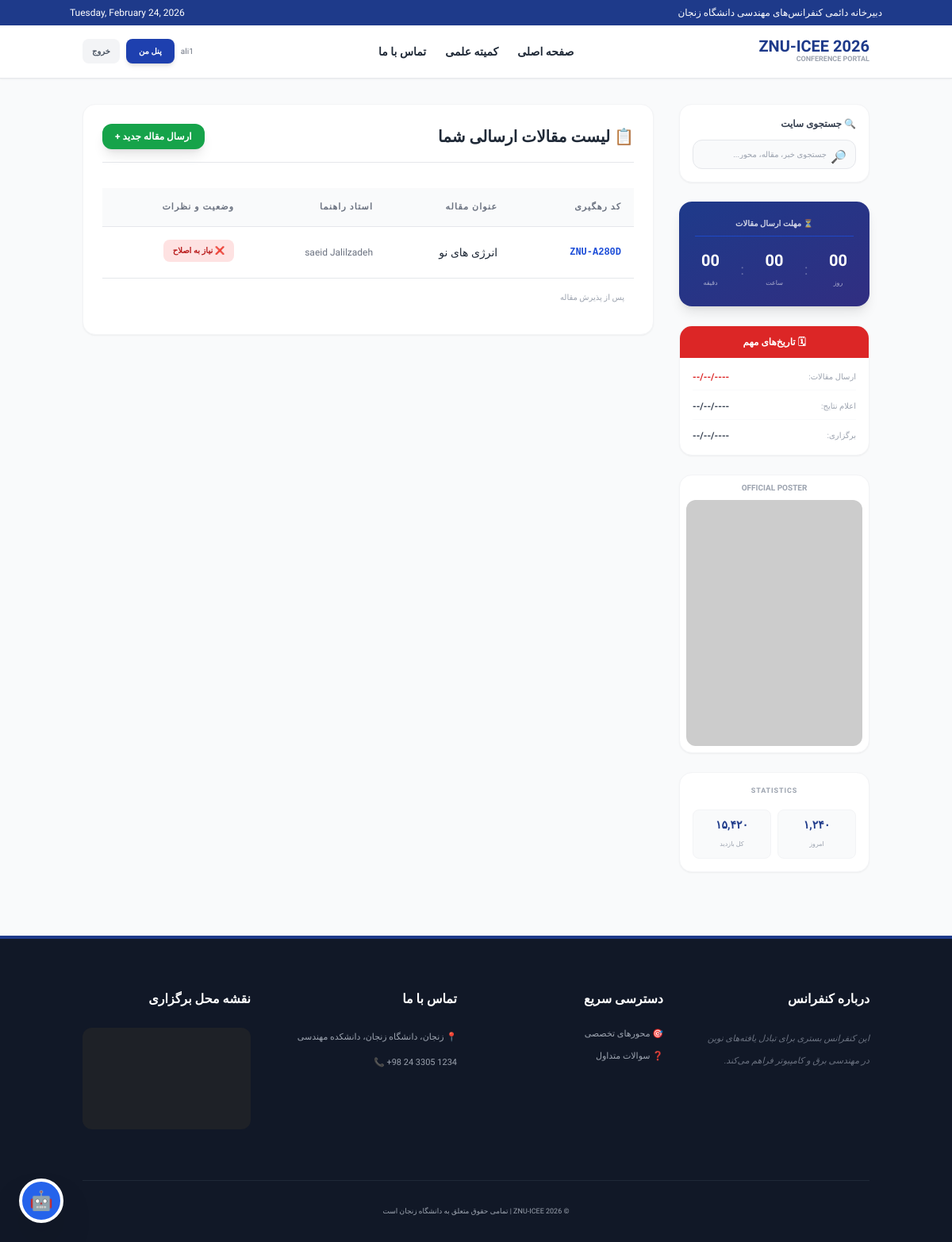
Page /dashboard/ (signed in) on the committed database.
### core/models.py (models this page shows, shortened)
class Article(models.Model):
    STATUS_CHOICES = [
        ('pending', 'در حال بررسی'),
        ('revised', 'نیاز به اصلاح'),
        ('accepted', 'پذیرفته شده'),
        ('rejected', 'مردود'),
    ]
    title = models.CharField(max_length=255)
    student = models.ForeignKey(Student, on_delete=models.CASCADE, related_name='articles')
    advisor = models.ForeignKey(Professor, on_delete=models.SET_NULL, null=True, related_name='advised_articles')
    file = models.FileField(upload_to='articles/')
    status = models.CharField(
        max_length=20,
        choices=[('pending', 'در حال داوری'), ('accepted', 'پذیرفته شده'), ('rejected', 'نیاز به اصلاح')],
        default='pending'
    )
    professor_comment = models.TextField(verbose_name="نظر استاد", blank=True, null=True)
    uploaded_at = models.DateTimeField(auto_now_add=True)
    tracking_code = models.CharField(
        max_length=12,
        unique=True,
        editable=False,
        verbose_name="کد رهگیری",
        null=True, # این را اضافه کن
        blank=True # این را اضافه کن
    )

class Professor(models.Model):
    RANK_CHOICES = [
        ('prof', 'استاد تمام'),
        ('assoc_prof', 'دانشیار'),
        ('assist_prof', 'استادیار'),
        ('lecturer', 'مربی'),
    ]
    user = models.OneToOneField(User, on_delete=models.CASCADE, related_name='professor_profile')
    rank = models.CharField(max_length=20, choices=RANK_CHOICES, verbose_name="رتبه علمی", default='assist_prof')
    university = models.CharField(max_length=200, verbose_name="دانشگاه", blank=True)
    is_scientific_committee = models.BooleanField(default=False, verbose_name="عضو کمیته علمی")
    expertise = models.CharField(max_length=200, verbose_name="تخصص")
    bio = models.TextField(verbose_name="بیوگرافی", blank=True)
    image = models.ImageField(upload_to='professors/', null=True, blank=True)

### core/views.py (the view)
# urls.py: path('dashboard/', views.dashboard, name='dashboard'),
@login_required
def dashboard(request):
    if request.user.is_superuser:
        return redirect('/admin/')
    if hasattr(request.user, 'professor_profile'):
        professor = request.user.professor_profile
        articles = Article.objects.filter(advisor=professor)
        return render(request, 'core/professor_dashboard.html', {'articles': articles})
    elif hasattr(request.user, 'student_profile'):
        student = request.user.student_profile
        articles = Article.objects.filter(student=student)
        return render(request, 'core/student_dashboard.html', {'articles': articles})
    return render(request, 'core/home.html', {'msg': 'پروفایل شما تکمیل نشده است.'})

### core/templates/core/student_dashboard.html (shortened to what this page needs)
{% extends 'base.html' %}
{% block content %}
<div class="bg-white p-6 rounded-2xl shadow-sm border border-gray-100">
    <div class="flex justify-between items-center mb-8 pb-4 border-b">
        <h2 class="text-xl font-bold text-gray-800">📋 لیست مقالات ارسالی شما</h2>
        <a href="{% url 'upload_article' %}" class="bg-green-600 text-white px-4 py-2 rounded-xl text-xs font-bold hover:bg-green-700 transition shadow-lg">
            ارسال مقاله جدید +
        </a>
    </div>
    <div class="overflow-x-auto">
        <table class="w-full text-right">
            <thead>
                <tr class="bg-gray-50 text-gray-500 text-[11px] uppercase tracking-widest">
                    <th class="p-4 border-b font-black">کد رهگیری</th>
                    <th class="p-4 border-b font-black">عنوان مقاله</th>
                    <th class="p-4 border-b font-black">استاد راهنما</th>
                    <th class="p-4 border-b font-black">وضعیت و نظرات</th>
                </tr>
            </thead>
            <tbody class="text-sm">
                {% for art in articles %}
                <tr class="border-b last:border-0 hover:bg-blue-50/30 transition">
                    <td class="p-4 font-mono font-bold text-blue-700 text-xs">{{ art.tracking_code|default:"---" }}</td>
                    <td class="p-4 font-medium text-gray-800">{{ art.title }}</td>
                    <td class="p-4 text-gray-500 text-xs">{{ art.advisor.user.get_full_name }}</td>
                    <td class="p-4">
                        {% if art.status == 'accepted' %}
                            <div class="bg-green-100 text-green-700 px-3 py-1 rounded-lg text-[10px] font-bold inline-block mb-1">✅ پذیرفته شده</div>
                        {% elif art.status == 'rejected' %}
                            <div class="bg-red-100 text-red-700 px-3 py-1 rounded-lg text-[10px] font-bold inline-block mb-1">❌ نیاز به اصلاح</div>
                        {% else %}
                            <div class="bg-yellow-100 text-yellow-700 px-3 py-1 rounded-lg text-[10px] font-bold inline-block mb-1">⏳ در حال داوری</div>
                        {% endif %}
                    </td>
                </tr>
                {% endfor %}
                <td class="p-3">
                    {% if art.payment %}
                        {% if art.payment.status == 'verified' %}
                            <span class="text-green-600 font-bold text-xs">✅ پرداخت تایید شد</span>
                        {% elif art.payment.status == 'pending' %}
                            <span class="text-orange-500 font-bold text-xs">⏳ در انتظار تایید</span>
                        {% else %}
                            <span class="text-red-500 font-bold text-xs">❌ رد شده (دوباره آپلود کنید)</span>
                            <a href="{% url 'upload_receipt' art.id %}" class="text-blue-600 underline text-[10px]">آپلود مجدد</a>
                        {% endif %}
                    {% else %}
                        {% if art.status == 'accepted' %}
                            <a href="{% url 'upload_receipt' art.id %}" class="bg-blue-600 text-white px-3 py-1 rounded-lg text-[10px] shadow-md">💳 پرداخت هزینه</a>
                        {% else %}
                            <span class="text-gray-400 text-[10px]">پس از پذیرش مقاله</span>
                        {% endif %}
                    {% endif %}
                </td>
            </tbody>
        </table>
    </div>
</div>
{% endblock %}

### core/templates/base.html (shortened to what this page needs)
<!DOCTYPE html>
<html lang="fa" dir="rtl">
<head>
    <script src="https://cdn.tailwindcss.com"></script>
    <link rel="stylesheet" href="https://cdn.jsdelivr.net/npm/swiper@11/swiper-bundle.min.css" />
</head>
<body class="bg-gray-50 text-gray-800">
    <div class="bg-blue-900 text-white py-2 px-4 text-[10px] md:text-xs">
        <div class="container mx-auto flex justify-between items-center">
            <div>دبیرخانه دائمی کنفرانس‌های مهندسی دانشگاه زنجان</div>
            <div dir="ltr">{% now "l, F d, Y" %}</div>
        </div>
    </div>
    <header class="bg-white shadow-sm border-b sticky top-0 z-50">
        <div class="container mx-auto p-4 flex justify-between items-center">
            <div class="flex items-center gap-4">
                <div class="flex flex-col">
                    <h1 class="text-xl font-black text-blue-900 leading-none">ZNU-ICEE 2026</h1>
                    <span class="text-[9px] text-gray-400 font-bold uppercase">Conference Portal</span>
                </div>
            </div>
            <nav id="nav-menu" class="hidden md:flex gap-6 text-sm font-bold">
                <a href="{% url 'home' %}" class="hover:text-blue-700 transition">صفحه اصلی</a>
                <a href="{% url 'scientific_committee' %}" class="hover:text-blue-700 transition">کمیته علمی</a>
                <a href="{% url 'contact_us' %}" class="hover:text-blue-700 transition">تماس با ما</a>
            </nav>
            <div class="flex items-center gap-4">
                {% if user.is_authenticated %}
                    <div class="flex items-center gap-2">
                        <span class="text-[10px] text-gray-500 hidden lg:inline">{{ user.username }}</span>
                        <a href="{% url 'dashboard' %}" class="bg-blue-800 text-white px-4 py-2 rounded-lg text-[10px] font-bold shadow-md hover:bg-blue-900 transition">پنل من</a>
                        <form action="{% url 'logout' %}" method="post" class="m-0">
                            <button type="submit" class="bg-gray-100 text-gray-600 px-3 py-2 rounded-lg text-[10px] font-bold hover:bg-red-50 hover:text-red-600 transition">خروج</button>
                        </form>
                    </div>
                {% else %}
                    <a href="{% url 'login' %}" class="bg-blue-900 text-white px-6 py-2 rounded-lg text-xs font-bold hover:bg-blue-800 transition shadow-md">ورود به سامانه</a>
                {% endif %}
            </div>
        </div>
    </header>
    <div class="container mx-auto my-8 px-4 flex flex-wrap lg:flex-nowrap gap-8">
        <aside class="w-full lg:w-1/4 space-y-6">
            <div class="bg-white rounded-2xl shadow-sm border border-gray-100 p-4">
                <h3 class="text-xs font-bold text-gray-700 mb-3 flex items-center gap-2">🔍 جستجوی سایت</h3>
                <form action="{% url 'global_search' %}" method="get" class="relative">
                    <input type="text" name="q" placeholder="جستجوی خبر، مقاله، محور..." class="w-full p-2.5 pr-9 text-[10px] border border-gray-200 rounded-xl focus:outline-none focus:ring-2 focus:ring-blue-500 transition-all bg-gray-50">
                    <button type="submit" class="absolute right-3 top-2.5 text-gray-400">🔎</button>
                </form>
            </div>
            <div class="bg-gradient-to-br from-blue-900 to-indigo-900 rounded-2xl shadow-lg p-5 text-white">
                <h3 class="text-center text-[10px] font-bold mb-4 border-b border-blue-700 pb-2 opacity-80">⏳ مهلت ارسال مقالات</h3>
                <div id="countdown" class="flex justify-between items-center px-2">
                    <div class="text-center"><span id="days" class="text-xl font-black block">00</span><span class="text-[8px] opacity-60">روز</span></div>
                    <div class="text-lg opacity-30">:</div>
                    <div class="text-center"><span id="hours" class="text-xl font-black block">00</span><span class="text-[8px] opacity-60">ساعت</span></div>
                    <div class="text-lg opacity-30">:</div>
                    <div class="text-center"><span id="minutes" class="text-xl font-black block">00</span><span class="text-[8px] opacity-60">دقیقه</span></div>
                </div>
            </div>
            <div class="bg-white rounded-2xl shadow-sm border border-gray-100 overflow-hidden">
                <div class="bg-red-600 p-3 text-white text-xs font-bold text-center">🗓 تاریخ‌های مهم</div>
                <div class="p-4 space-y-3">
                    <div class="flex justify-between items-center border-b border-gray-50 pb-2">
                        <span class="text-[10px] text-gray-400">ارسال مقالات:</span>
                        <span class="text-xs font-bold text-red-600">{{ conference.submission_deadline|date:"Y/m/d"|default:"----/--/--" }}</span>
                    </div>
                    <div class="flex justify-between items-center border-b border-gray-50 pb-2">
                        <span class="text-[10px] text-gray-400">اعلام نتایج:</span>
                        <span class="text-xs font-bold text-gray-700">{{ conference.acceptance_notification|date:"Y/m/d"|default:"----/--/--" }}</span>
                    </div>
                    <div class="flex justify-between items-center">
                        <span class="text-[10px] text-gray-400">برگزاری:</span>
                        <span class="text-xs font-bold text-gray-700">{{ conference.hold_date|date:"Y/m/d"|default:"----/--/--" }}</span>
                    </div>
                </div>
            </div>
            <div class="bg-white p-2 rounded-2xl shadow-sm border border-gray-100">
                <p class="text-[10px] font-bold text-center text-gray-400 mb-2">OFFICIAL POSTER</p>
                <img src="https://via.placeholder.com/300x420" class="w-full h-auto rounded-xl hover:brightness-110 transition cursor-pointer" alt="Poster">
            </div>
            <div class="bg-white rounded-2xl border border-gray-100 p-4 text-center shadow-sm">
                <h3 class="text-[9px] font-black text-gray-400 mb-4 tracking-widest">STATISTICS</h3>
                <div class="grid grid-cols-2 gap-2">
                    <div class="bg-gray-50 p-2 rounded-lg border border-gray-100">
                        <span class="block font-black text-blue-900 text-sm">۱,۲۴۰</span>
                        <span class="text-[8px] text-gray-400">امروز</span>
                    </div>
                    <div class="bg-gray-50 p-2 rounded-lg border border-gray-100">
                        <span class="block font-black text-blue-900 text-sm">۱۵,۴۲۰</span>
                        <span class="text-[8px] text-gray-400">کل بازدید</span>
                    </div>
                </div>
            </div>
        </aside>
        <main class="w-full lg:w-3/4">
            {% block content %}
            {% endblock %}
        </main>
    </div>
    <footer class="bg-gray-900 text-gray-400 mt-20 pt-16 pb-8 border-t-4 border-blue-900">
        <div class="container mx-auto px-4 text-right">
            <div class="grid grid-cols-1 md:grid-cols-4 gap-12 mb-16">
                <div>
                    <h4 class="text-white font-bold mb-6">درباره کنفرانس</h4>
                    <p class="text-[11px] leading-7 italic text-gray-500">این کنفرانس بستری برای تبادل یافته‌های نوین در مهندسی برق و کامپیوتر فراهم می‌کند.</p>
                </div>
                <div>
                    <h4 class="text-white font-bold mb-6">دسترسی سریع</h4>
                    <ul class="text-[11px] space-y-3">
                        <li><a href="{% url 'home' %}#topics" class="hover:text-blue-400 transition">🎯 محورهای تخصصی</a></li>
                        <li><a href="{% url 'home' %}#faq" class="hover:text-blue-400 transition">❓ سوالات متداول</a></li>
                    </ul>
                </div>
                <div>
                    <h4 class="text-white font-bold mb-6">تماس با ما</h4>
                    <div class="text-[11px] space-y-2 leading-6">
                        <p>📍 زنجان، دانشگاه زنجان، دانشکده مهندسی</p>
                        <p dir="ltr">📞 +98 24 3305 1234</p>
                    </div>
                </div>
                <div>
                    <h4 class="text-white font-bold mb-6">نقشه محل برگزاری</h4>
                    <div class="rounded-xl overflow-hidden grayscale opacity-60 hover:opacity-100 transition h-32 bg-gray-800">
                        <iframe src="https://www.google.com/maps/embed?pb=!1m18!1m12!1m3!1d3183.33!2d48.3!3d36.7!2m3!1f0!2f0!3f0!3m2!1i1024!2i768!4f13.1!3m3!1m2!1s0x0%3A0x0!2zMzbCsDQyJzAwLjAiTiA0OMKwMTgnMDAuMCJF!5e0!3m2!1sen!2sir!4v1620000000000!5m2!1sen!2sir" width="100%" height="100%" style="border:0;" allowfullscreen="" loading="lazy"></iframe>
                    </div>
                </div>
            </div>
            <div class="border-t border-gray-800 pt-8 text-center text-[9px]">
                <p>© 2026 ZNU-ICEE | تمامی حقوق متعلق به دانشگاه زنجان است</p>
            </div>
        </div>
    </footer>
    <div class="fixed bottom-6 left-6 z-[100]">
        <button onclick="toggleAIChat()" class="bg-blue-600 text-white w-14 h-14 rounded-full shadow-2xl flex items-center justify-center hover:scale-110 transition-all border-4 border-white">
            <span class="text-2xl">🤖</span>
        </button>
    </div>
</body>
</html>

### core/templates/base.html (style rules this page uses)
body { font-family: 'Vazirmatn', sans-serif; scroll-behavior: smooth; }

### rows in the picture
Article: tracking_code "ZNU-A280D", title "انرژی های نو", advisor.user.get_full_name "saeid Jalilzadeh", status "❌ نیاز به اصلاح"

### other values in the picture
{{ user.username }} "ali1"
{{ conference.submission_deadline|date:"Y/m/d"|default:"----/--/--" }} "----/--/--"
{{ conference.acceptance_notification|date:"Y/m/d"|default:"----/--/--" }} "----/--/--"
{{ conference.hold_date|date:"Y/m/d"|default:"----/--/--" }} "----/--/--"
